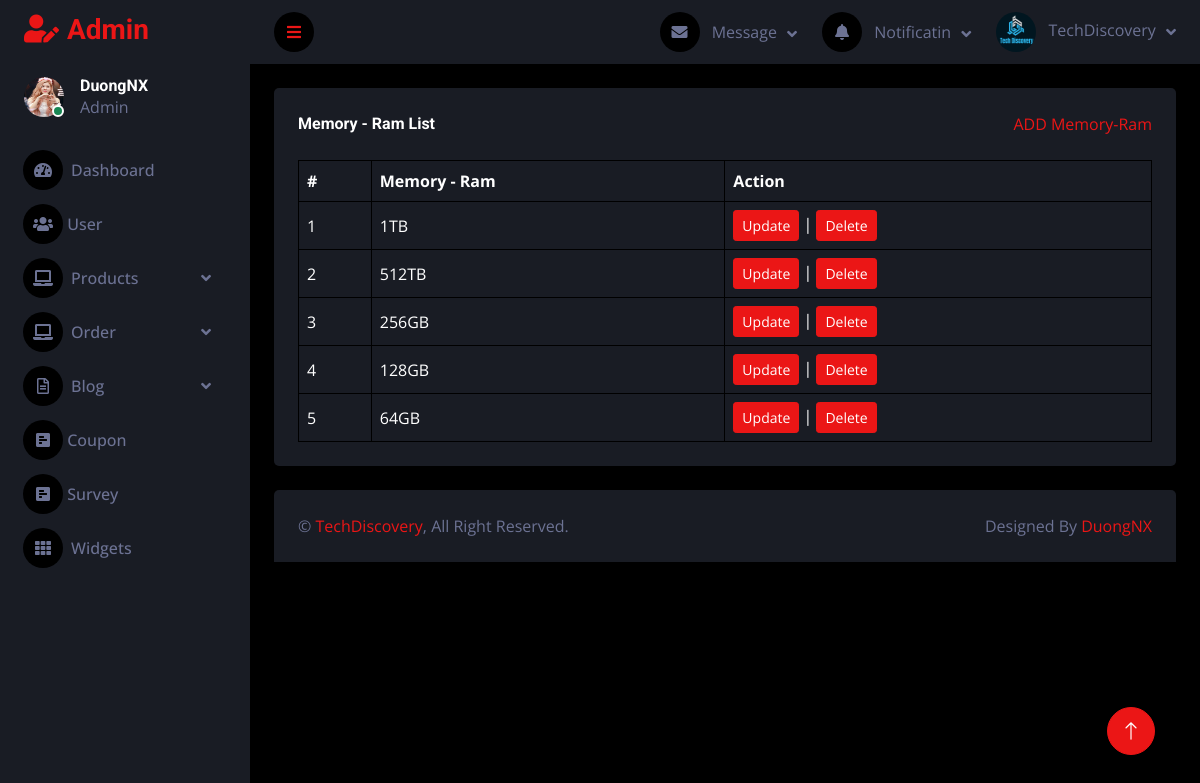
Page /admin/memory_ramlist.php on the earlier database version.
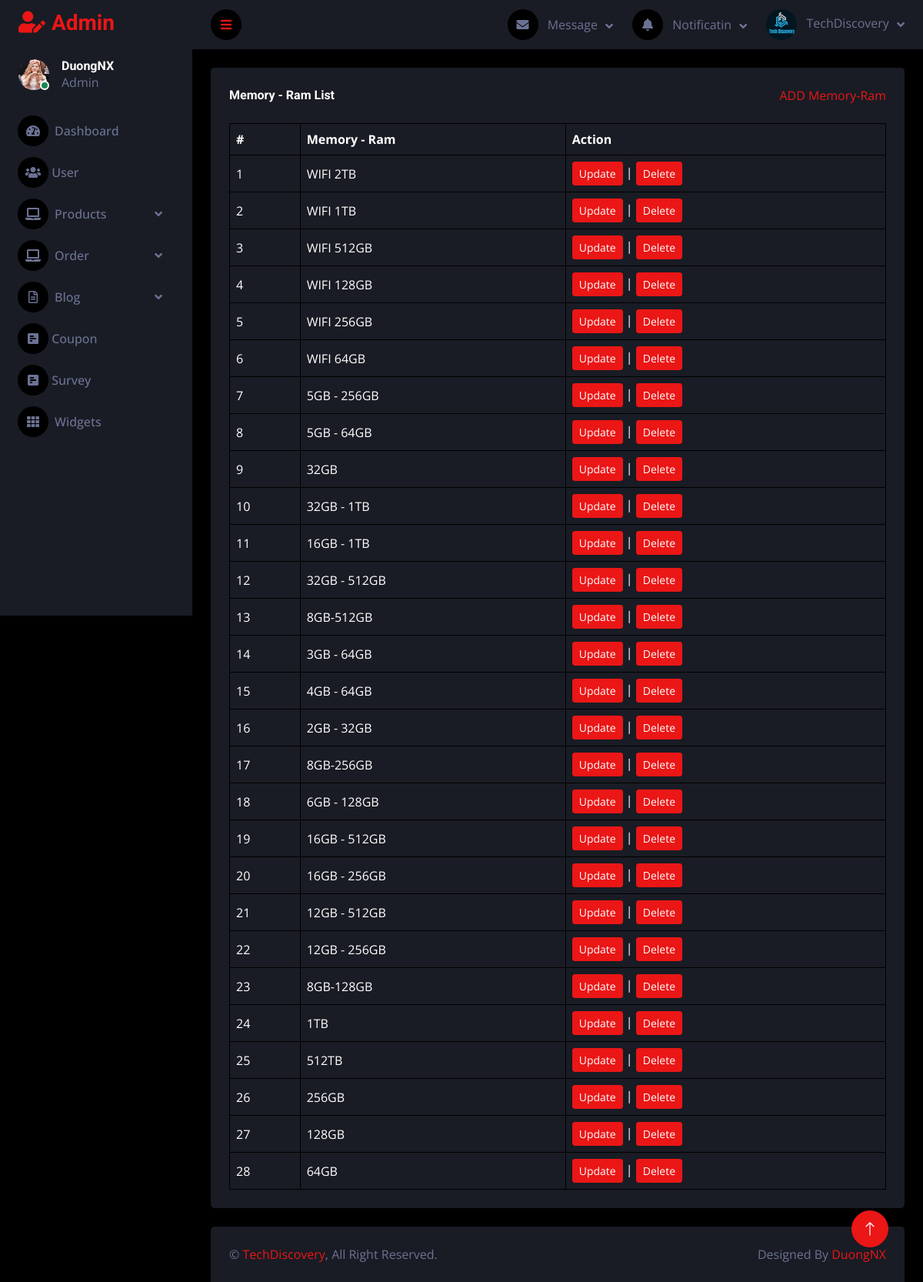
Same page on the later database version.
### tables this page shows
CREATE TABLE `tbl_memory_ram` (
  `memory_ram_id` int(11) NOT NULL,
  `memory_ram_name` varchar(255) NOT NULL
);

### admin/database.php (called while the page is built, shortened)
<?php
class Database
{
    public $host = DB_HOST;
    public $user = DB_USER;
    public $pass = DB_PASS;
    public $dbname = DB_NAME;
    public $link;
    private function connectDB()
    {
        $this->link = new mysqli($this->host, $this->user, $this->pass, $this->dbname);
    }
    public function select($query)
    {
        $result = $this->link->query($query) or die($this->link->error . __LINE__);
        if ($result->num_rows > 0) {
            return $result;
        } else {
            return false;
        }
    }
}
?>

### admin/class/memory_ram_class.php (called while the page is built, shortened)
<?php
    include 'database.php';
?>
<?php
    class memory_ram {
        private $db;
        public function __construct()
        {
            $this -> db = new Database();
        }
        public function show_memory_ram(){
            $query = "SELECT * FROM tbl_memory_ram ORDER BY memory_ram_id DESC ";
            $result = $this->db->select($query);
            return $result;
        }
    }
?>

### admin/memory_ramlist.php (the view, shortened to what this page needs)
<?php
include "header.php";
include "sidebar.php";
include "navbar.php";
include "class/memory_ram_class.php";
?>
<?php
$memory_ram = new memory_ram;
$show_memory_ram = $memory_ram->show_memory_ram();
?>
<div class="container-fluid pt-4 px-4">
    <div class="bg-secondary text-center rounded p-4">
        <div class="d-flex align-items-center justify-content-between mb-4">
            <h6 class="mb-0">Memory - Ram List</h6>
            <a href="memory_ram_add.php">ADD Memory-Ram</a>
        </div>
        <div class="table-responsive">
            <table class="table text-start align-middle table-bordered table-hover mb-0">
                <thead>
                    <tr class="text-white">
                        <th scope="col">#</th>
                        <th scope="col">Memory - Ram</th>
                        <th scope="col">Action</th>
                    </tr>
                </thead>
                <tbody>
                    <?php
                    if ($show_memory_ram) {
                        $i = 0;
                        while ($result = $show_memory_ram->fetch_assoc()) {
                            $i++;
                    ?>
                            <tr>
                                <td><?php echo $i ?></td>
                                <td><?php echo $result['memory_ram_name'] ?></td>
                                <td>
                                    <a class="btn btn-sm btn-primary" href="memory_ramedit.php?memory_ram_id=<?php echo $result['memory_ram_id'] ?>">Update</a> |
                                    <a class="btn btn-sm btn-primary" href="#" onclick="confirmDelete(<?php echo $result['memory_ram_id'] ?>)">Delete</a>
                                </td>
                            </tr>
                    <?php
                        }
                    }
                    ?>
                </tbody>
            </table>
        </div>
    </div>
</div>
<?php
include "footer.php";
?>

Differences in the rows shown:
added tbl_memory_ram: memory_ram_name "WIFI 2TB"
added tbl_memory_ram: memory_ram_name "WIFI 1TB"
added tbl_memory_ram: memory_ram_name "WIFI 512GB"
added tbl_memory_ram: memory_ram_name "WIFI 128GB"
added tbl_memory_ram: memory_ram_name "WIFI 256GB"
added tbl_memory_ram: memory_ram_name "WIFI 64GB"
added tbl_memory_ram: memory_ram_name "5GB - 256GB"
added tbl_memory_ram: memory_ram_name "5GB - 64GB"
added tbl_memory_ram: memory_ram_name "32GB"
added tbl_memory_ram: memory_ram_name "32GB - 1TB"
added tbl_memory_ram: memory_ram_name "16GB - 1TB"
added tbl_memory_ram: memory_ram_name "32GB - 512GB"
added tbl_memory_ram: memory_ram_name "8GB-512GB"
added tbl_memory_ram: memory_ram_name "3GB - 64GB"
added tbl_memory_ram: memory_ram_name "4GB - 64GB"
added tbl_memory_ram: memory_ram_name "2GB - 32GB"
added tbl_memory_ram: memory_ram_name "8GB-256GB"
added tbl_memory_ram: memory_ram_name "6GB - 128GB"
added tbl_memory_ram: memory_ram_name "16GB - 512GB"
added tbl_memory_ram: memory_ram_name "16GB - 256GB"
added tbl_memory_ram: memory_ram_name "12GB - 512GB"
added tbl_memory_ram: memory_ram_name "12GB - 256GB"
added tbl_memory_ram: memory_ram_name "8GB-128GB"
